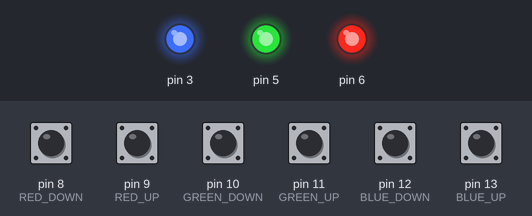
The sketch below on a simulated Arduino Uno, built with avr-gcc and run on an emulated ATmega328P. Parts: output pins drawn as LEDs (lit = HIGH). Inputs (shaded band) come from the test bench; at power-on: pin 8 (RED_DOWN), pin 9 (RED_UP), pin 10 (GREEN_DOWN), pin 11 (GREEN_UP), pin 12 (BLUE_DOWN), pin 13 (BLUE_UP) HIGH.

Above: at 1.2 s.
1.3 s: pin 8 (RED_DOWN) pulled LOW for 0.15 s
At 2.5 s:
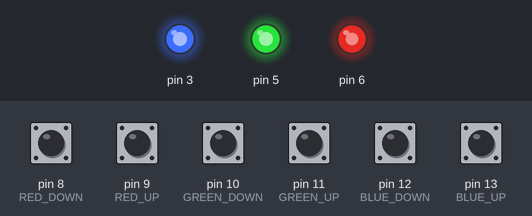
2.9 s: pin 8 (RED_DOWN) pulled LOW for 1 s
At 3.7 s:
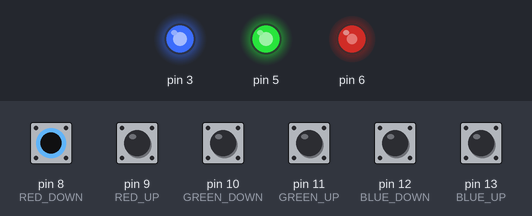
5.4 s: pin 8 (RED_DOWN) pulled LOW for 0.15 s
At 6.6 s:
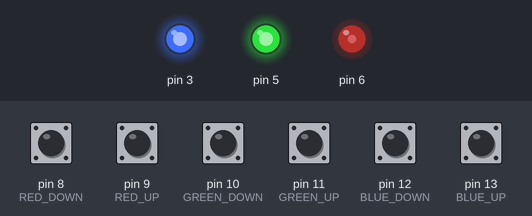
7.0 s: pin 8 (RED_DOWN) pulled LOW for 0.15 s
At 8.0 s:
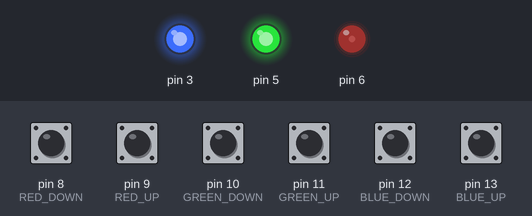
8.6 s: pin 8 (RED_DOWN) pulled LOW for 1 s
At 9.2 s:
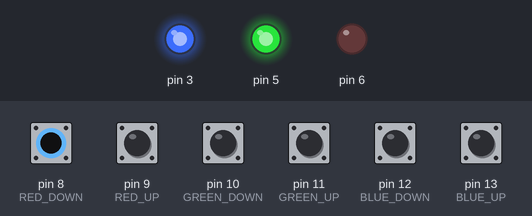
11.1 s: pin 10 (GREEN_DOWN) pulled LOW for 0.15 s
At 12.4 s:
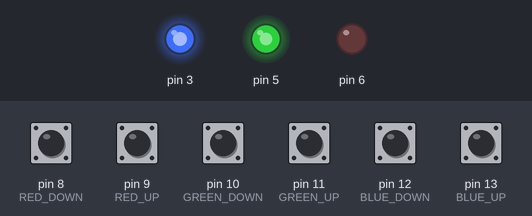
Timing chart, 0 to 13.7 s (numbered marks = the images above; inputs shaded):
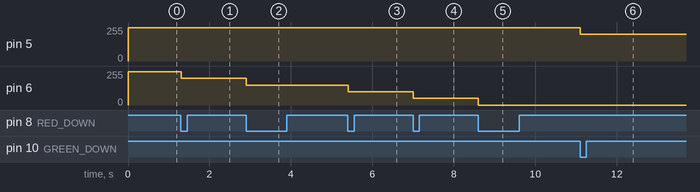

The sketch:

RGB_Buttons_library.ino
```cpp
#include "RGBDiode.h"
#include "Button.h"

// Пины и параметры
#define RED 6
#define GREEN 5
#define BLUE 3

#define RED_DOWN 8
#define RED_UP 9
#define GREEN_DOWN 10
#define GREEN_UP 11
#define BLUE_DOWN 12
#define BLUE_UP 13

#define STEP 50

// Объекты библиотек
RGBDiode RGB_diode(RED, GREEN, BLUE);
Button button_red_down(RED_DOWN, -STEP);
Button button_red_up(RED_UP, STEP);
Button button_green_down(GREEN_DOWN, -STEP);
Button button_green_up(GREEN_UP, STEP);
Button button_blue_down(BLUE_DOWN, -STEP);
Button button_blue_up(BLUE_UP, STEP);

// Яркости
int red_brightness = 250;
int green_brightness = 250;
int blue_brightness = 250;

// Последние состояния кнопок
int red_down_last = LOW;
int red_up_last = LOW;
int green_down_last = LOW;
int green_up_last = LOW;
int blue_down_last = LOW;
int blue_up_last = LOW;

void setup() {
  Serial.begin(115200);
  RGB_diode.begin();
  button_red_down.begin();
  button_red_up.begin();
  button_green_down.begin();
  button_green_up.begin();
  button_blue_down.begin();
  button_blue_up.begin();

  RGB_diode.SetBrightness(red_brightness, green_brightness, blue_brightness);
}

void loop() {
  if (button_red_down.Debounce(&red_brightness, &red_down_last) ||
      button_red_up.Debounce(&red_brightness, &red_up_last) ||
      button_green_down.Debounce(&green_brightness, &green_down_last) ||
      button_green_up.Debounce(&green_brightness, &green_up_last) ||
      button_blue_down.Debounce(&blue_brightness, &blue_down_last) ||
      button_blue_up.Debounce(&blue_brightness, &blue_up_last)) {
    RGB_diode.SetBrightness(red_brightness, green_brightness, blue_brightness);
  }
}
```

Button.cpp
```cpp
#include "Button.h"

Button::Button(int button_pin_, int step_) : button_pin(button_pin_), step(step_) {}

void Button::begin() {
  pinMode(button_pin, INPUT_PULLUP);
}

bool Button::Debounce(int* brightness, int* last_state) {
  int current_state = digitalRead(button_pin);
  if (*last_state != current_state) {
    delay(5);
    current_state = digitalRead(button_pin);
    if (*last_state == HIGH && current_state == LOW) {
      *brightness = constrain(*brightness + step, 0, 250);
      *last_state = current_state;
      return true;
    }
  }
  *last_state = current_state;
  return false;
}
```

Button.h
```cpp
#ifndef BUTTON_H
#define BUTTON_H

#include <Arduino.h>

class Button {
public:
  Button(int button_pin_, int step_);
  void begin();
  bool Debounce(int* brightness, int* last_state);

private:
  int button_pin;
  int step;
};

#endif //BUTTON_H
```

RGBDiode.cpp
```cpp
#include "RGBDiode.h"

RGBDiode::RGBDiode(int red_pin_, int green_pin_, int blue_pin_) : red_pin(red_pin_), green_pin(green_pin_), blue_pin(blue_pin_) {}

void RGBDiode::begin() {
  pinMode(red_pin, OUTPUT);
  pinMode(green_pin, OUTPUT);
  pinMode(blue_pin, OUTPUT);
}

void RGBDiode::SetBrightness(int red, int green, int blue) {
  analogWrite(red_pin, constrain(red, 0, 255));
  analogWrite(green_pin, constrain(green, 0, 255));
  analogWrite(blue_pin, constrain(blue, 0, 255));
}
```

RGBDiode.h
```cpp
#ifndef RGBDIODE_H
#define RGBDIODE_H

#include <Arduino.h>

class RGBDiode {
public:
  RGBDiode(int red_pin_, int green_pin_, int blue_pin_);
  void begin();
  void SetBrightness(int red, int green, int blue);

private:
  int red_pin;
  int green_pin;
  int blue_pin;
};

#endif //RGBDIODE_H
```

Measured:
- after the input at 1.3 s, pin 6: 250/255 → 200/255 at once
- after the input at 2.9 s, pin 6: 200/255 → 150/255 at once
- after the input at 5.4 s, pin 6: 150/255 → 100/255 at once
- after the input at 7.0 s, pin 6: 100/255 → 50/255 at once
- after the input at 8.6 s, pin 6: 50/255 → 0/255 at once
- after the input at 11.1 s, pin 5: 250/255 → 200/255 at once
